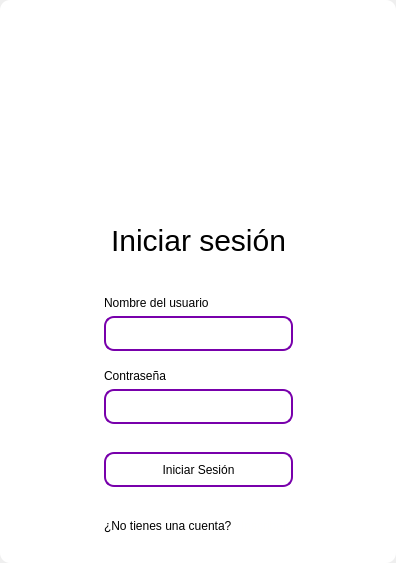
<?xml version="1.0" encoding="UTF-8"?>
<ui version="4.0">
 <class>MainWindow</class>
 <widget class="QMainWindow" name="MainWindow">
  <property name="geometry">
   <rect>
    <x>0</x>
    <y>0</y>
    <width>396</width>
    <height>563</height>
   </rect>
  </property>
  <property name="windowTitle">
   <string>MainWindow</string>
  </property>
  <property name="styleSheet">
   <string notr="true"/>
  </property>
  <widget class="QWidget" name="centralwidget">
   <property name="styleSheet">
    <string notr="true"/>
   </property>
   <layout class="QVBoxLayout" name="verticalLayout">
    <property name="spacing">
     <number>0</number>
    </property>
    <property name="leftMargin">
     <number>0</number>
    </property>
    <property name="topMargin">
     <number>0</number>
    </property>
    <property name="rightMargin">
     <number>0</number>
    </property>
    <property name="bottomMargin">
     <number>0</number>
    </property>
    <item>
     <widget class="QFrame" name="frame">
      <property name="enabled">
       <bool>true</bool>
      </property>
      <property name="styleSheet">
       <string notr="true">
QFrame {
border-radius:10px;
background-color: rgb(255, 255, 255);
 }
</string>
      </property>
      <property name="frameShape">
       <enum>QFrame::StyledPanel</enum>
      </property>
      <property name="frameShadow">
       <enum>QFrame::Raised</enum>
      </property>
      <layout class="QVBoxLayout" name="verticalLayout_2">
       <item>
        <widget class="QFrame" name="frame_superior">
         <property name="minimumSize">
          <size>
           <width>0</width>
           <height>40</height>
          </size>
         </property>
         <property name="maximumSize">
          <size>
           <width>16777215</width>
           <height>40</height>
          </size>
         </property>
         <property name="styleSheet">
          <string notr="true">QPushButton{
border-radius:18px;
}

QPushButton:hover{
	background-color: rgb(0, 0, 0);
}
</string>
         </property>
         <property name="frameShape">
          <enum>QFrame::StyledPanel</enum>
         </property>
         <property name="frameShadow">
          <enum>QFrame::Raised</enum>
         </property>
         <layout class="QHBoxLayout" name="horizontalLayout_3">
          <property name="spacing">
           <number>4</number>
          </property>
          <property name="leftMargin">
           <number>0</number>
          </property>
          <property name="topMargin">
           <number>0</number>
          </property>
          <property name="rightMargin">
           <number>0</number>
          </property>
          <property name="bottomMargin">
           <number>0</number>
          </property>
          <item>
           <spacer name="horizontalSpacer_2">
            <property name="orientation">
             <enum>Qt::Horizontal</enum>
            </property>
            <property name="sizeHint" stdset="0">
             <size>
              <width>443</width>
              <height>20</height>
             </size>
            </property>
           </spacer>
          </item>
          <item>
           <widget class="QPushButton" name="bt_minimize">
            <property name="minimumSize">
             <size>
              <width>38</width>
              <height>38</height>
             </size>
            </property>
            <property name="maximumSize">
             <size>
              <width>38</width>
              <height>38</height>
             </size>
            </property>
            <property name="text">
             <string/>
            </property>
            <property name="icon">
             <iconset>
              <normaloff>image/minus.svg</normaloff>image/minus.svg</iconset>
            </property>
            <property name="iconSize">
             <size>
              <width>38</width>
              <height>38</height>
             </size>
            </property>
           </widget>
          </item>
          <item>
           <widget class="QPushButton" name="bt_maximize">
            <property name="minimumSize">
             <size>
              <width>38</width>
              <height>38</height>
             </size>
            </property>
            <property name="maximumSize">
             <size>
              <width>38</width>
              <height>38</height>
             </size>
            </property>
            <property name="text">
             <string/>
            </property>
            <property name="icon">
             <iconset>
              <normaloff>image/chevron-up.svg</normaloff>image/chevron-up.svg</iconset>
            </property>
            <property name="iconSize">
             <size>
              <width>38</width>
              <height>38</height>
             </size>
            </property>
           </widget>
          </item>
          <item>
           <widget class="QPushButton" name="bt_normal">
            <property name="minimumSize">
             <size>
              <width>38</width>
              <height>38</height>
             </size>
            </property>
            <property name="maximumSize">
             <size>
              <width>38</width>
              <height>38</height>
             </size>
            </property>
            <property name="text">
             <string/>
            </property>
            <property name="icon">
             <iconset>
              <normaloff>image/chevron-down.svg</normaloff>image/chevron-down.svg</iconset>
            </property>
            <property name="iconSize">
             <size>
              <width>38</width>
              <height>38</height>
             </size>
            </property>
           </widget>
          </item>
          <item>
           <widget class="QPushButton" name="bt_close">
            <property name="minimumSize">
             <size>
              <width>38</width>
              <height>38</height>
             </size>
            </property>
            <property name="maximumSize">
             <size>
              <width>38</width>
              <height>38</height>
             </size>
            </property>
            <property name="text">
             <string/>
            </property>
            <property name="icon">
             <iconset>
              <normaloff>image/x.svg</normaloff>image/x.svg</iconset>
            </property>
            <property name="iconSize">
             <size>
              <width>38</width>
              <height>38</height>
             </size>
            </property>
           </widget>
          </item>
         </layout>
        </widget>
       </item>
       <item>
        <widget class="QFrame" name="frame_3">
         <property name="frameShape">
          <enum>QFrame::StyledPanel</enum>
         </property>
         <property name="frameShadow">
          <enum>QFrame::Raised</enum>
         </property>
         <layout class="QHBoxLayout" name="horizontalLayout_4">
          <item>
           <spacer name="horizontalSpacer_3">
            <property name="orientation">
             <enum>Qt::Horizontal</enum>
            </property>
            <property name="sizeHint" stdset="0">
             <size>
              <width>178</width>
              <height>20</height>
             </size>
            </property>
           </spacer>
          </item>
          <item>
           <layout class="QVBoxLayout" name="verticalLayout_4">
            <item>
             <spacer name="verticalSpacer">
              <property name="orientation">
               <enum>Qt::Vertical</enum>
              </property>
              <property name="sizeHint" stdset="0">
               <size>
                <width>28</width>
                <height>28</height>
               </size>
              </property>
             </spacer>
            </item>
            <item>
             <widget class="QPushButton" name="btn_icon">
              <property name="minimumSize">
               <size>
                <width>0</width>
                <height>100</height>
               </size>
              </property>
              <property name="styleSheet">
               <string notr="true">
QPushButton{
border-radius:18px;
background-color: rgb(255, 255, 255);
}</string>
              </property>
              <property name="text">
               <string/>
              </property>
              <property name="iconSize">
               <size>
                <width>80</width>
                <height>80</height>
               </size>
              </property>
             </widget>
            </item>
            <item>
             <widget class="QFrame" name="frame_4">
              <property name="maximumSize">
               <size>
                <width>400</width>
                <height>600</height>
               </size>
              </property>
              <property name="styleSheet">
               <string notr="true">QLabel {

	font: 12pt &quot;Arial&quot;;
	background-color: rgba(0, 0, 0,0);
}


QLineEdit{

border-radius:10px; 
font: 12pt &quot;Arial&quot;;
color: rgb(255, 255, 254);
border: 2px solid rgb(120, 0, 171);

}

QLineEdit:hover{
background-color: rgba(0, 0, 0,0);
border-radius:10px; 
font: 12pt &quot;Arial&quot;;
border: 2px solid  rgb(120, 0, 171);
}

QLineEdit:focus{
background-color: rgb(0, 0, 0);
border-radius:10px; 
font: 12pt &quot;Arial&quot;;
border: 2px solid rgb(120, 0, 171);
}

QCheckBox{
	font: 12pt &quot;Arial&quot;;
	color: rgb(255, 255, 255);
}

QCheckBox::indicator {
    width: 18px;
    height:18px;
}

QCheckBox::indicator:unchecked {
   background-image: url(image/square.svg);
}

QCheckBox::indicator:checked {
   background-image: url(image/check-square.svg);
}

QPushButton{
border-radius:10px; 
font: 12pt &quot;Arial&quot;;
border: 2px solid rgb(120, 0, 171);

}

QPushButton:hover{
border-radius:10px; 
font: 12pt &quot;Arial&quot;;
color: rgb(255, 255, 255);
border: 2px solid rgb(120, 0, 171);
	background-color: rgb(120, 0, 171);
}
</string>
              </property>
              <property name="frameShape">
               <enum>QFrame::StyledPanel</enum>
              </property>
              <property name="frameShadow">
               <enum>QFrame::Raised</enum>
              </property>
              <layout class="QVBoxLayout" name="verticalLayout_3">
               <item>
                <spacer name="verticalSpacer_3">
                 <property name="orientation">
                  <enum>Qt::Vertical</enum>
                 </property>
                 <property name="sizeHint" stdset="0">
                  <size>
                   <width>20</width>
                   <height>40</height>
                  </size>
                 </property>
                </spacer>
               </item>
               <item>
                <widget class="QLabel" name="label_3">
                 <property name="minimumSize">
                  <size>
                   <width>100</width>
                   <height>100</height>
                  </size>
                 </property>
                 <property name="styleSheet">
                  <string notr="true">font-size: 30px
</string>
                 </property>
                 <property name="text">
                  <string>Iniciar sesión</string>
                 </property>
                 <property name="alignment">
                  <set>Qt::AlignCenter</set>
                 </property>
                </widget>
               </item>
               <item>
                <widget class="QLabel" name="label_4">
                 <property name="text">
                  <string>Nombre del usuario</string>
                 </property>
                </widget>
               </item>
               <item>
                <widget class="QLineEdit" name="nametxt">
                 <property name="minimumSize">
                  <size>
                   <width>0</width>
                   <height>35</height>
                  </size>
                 </property>
                 <property name="text">
                  <string/>
                 </property>
                </widget>
               </item>
               <item>
                <spacer name="verticalSpacer_4">
                 <property name="orientation">
                  <enum>Qt::Vertical</enum>
                 </property>
                 <property name="sizeHint" stdset="0">
                  <size>
                   <width>20</width>
                   <height>40</height>
                  </size>
                 </property>
                </spacer>
               </item>
               <item>
                <widget class="QLabel" name="label_5">
                 <property name="text">
                  <string>Contraseña</string>
                 </property>
                </widget>
               </item>
               <item>
                <widget class="QLineEdit" name="passwordtxt">
                 <property name="minimumSize">
                  <size>
                   <width>0</width>
                   <height>35</height>
                  </size>
                 </property>
                 <property name="maximumSize">
                  <size>
                   <width>16777215</width>
                   <height>16777215</height>
                  </size>
                 </property>
                 <property name="echoMode">
                  <enum>QLineEdit::Password</enum>
                 </property>
                </widget>
               </item>
               <item>
                <spacer name="verticalSpacer_5">
                 <property name="orientation">
                  <enum>Qt::Vertical</enum>
                 </property>
                 <property name="sizeHint" stdset="0">
                  <size>
                   <width>20</width>
                   <height>40</height>
                  </size>
                 </property>
                </spacer>
               </item>
               <item>
                <spacer name="verticalSpacer_6">
                 <property name="orientation">
                  <enum>Qt::Vertical</enum>
                 </property>
                 <property name="sizeHint" stdset="0">
                  <size>
                   <width>20</width>
                   <height>40</height>
                  </size>
                 </property>
                </spacer>
               </item>
               <item>
                <widget class="QPushButton" name="btn_login">
                 <property name="minimumSize">
                  <size>
                   <width>0</width>
                   <height>35</height>
                  </size>
                 </property>
                 <property name="cursor">
                  <cursorShape>PointingHandCursor</cursorShape>
                 </property>
                 <property name="text">
                  <string>Iniciar Sesión</string>
                 </property>
                </widget>
               </item>
               <item>
                <spacer name="verticalSpacer_7">
                 <property name="orientation">
                  <enum>Qt::Vertical</enum>
                 </property>
                 <property name="sizeHint" stdset="0">
                  <size>
                   <width>20</width>
                   <height>40</height>
                  </size>
                 </property>
                </spacer>
               </item>
               <item>
                <layout class="QHBoxLayout" name="horizontalLayout_2"/>
               </item>
               <item>
                <spacer name="verticalSpacer_8">
                 <property name="orientation">
                  <enum>Qt::Vertical</enum>
                 </property>
                 <property name="sizeHint" stdset="0">
                  <size>
                   <width>20</width>
                   <height>40</height>
                  </size>
                 </property>
                </spacer>
               </item>
               <item>
                <layout class="QHBoxLayout" name="horizontalLayout">
                 <item>
                  <widget class="QLabel" name="label_2">
                   <property name="text">
                    <string>¿No tienes una cuenta? </string>
                   </property>
                  </widget>
                 </item>
                 <item>
                  <widget class="QPushButton" name="btn_register">
                   <property name="cursor">
                    <cursorShape>PointingHandCursor</cursorShape>
                   </property>
                   <property name="styleSheet">
                    <string notr="true">QPushButton{
border-radius:10px; 
font: 12pt &quot;Arial&quot;;
color: rgb(255, 255, 254);
border: None;
background-color: None;
}

QPushButton:hover{
border-radius:10px; 
font: 12pt &quot;Arial&quot;;
color: rgb(117, 0, 175);
border: None;
background-color: None;
}
</string>
                   </property>
                   <property name="text">
                    <string>Inscribete</string>
                   </property>
                  </widget>
                 </item>
                 <item>
                  <spacer name="horizontalSpacer">
                   <property name="orientation">
                    <enum>Qt::Horizontal</enum>
                   </property>
                   <property name="sizeHint" stdset="0">
                    <size>
                     <width>40</width>
                     <height>20</height>
                    </size>
                   </property>
                  </spacer>
                 </item>
                </layout>
               </item>
              </layout>
             </widget>
            </item>
            <item>
             <spacer name="verticalSpacer_2">
              <property name="orientation">
               <enum>Qt::Vertical</enum>
              </property>
              <property name="sizeHint" stdset="0">
               <size>
                <width>20</width>
                <height>40</height>
               </size>
              </property>
             </spacer>
            </item>
           </layout>
          </item>
          <item>
           <spacer name="horizontalSpacer_4">
            <property name="orientation">
             <enum>Qt::Horizontal</enum>
            </property>
            <property name="sizeHint" stdset="0">
             <size>
              <width>177</width>
              <height>20</height>
             </size>
            </property>
           </spacer>
          </item>
         </layout>
        </widget>
       </item>
      </layout>
     </widget>
    </item>
   </layout>
  </widget>
 </widget>
 <resources/>
 <connections/>
</ui>
